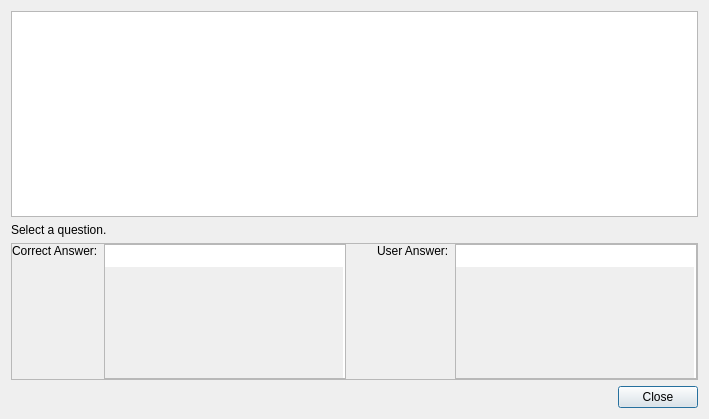
<?xml version="1.0" encoding="UTF-8"?>
<ui version="4.0">
 <class>QuestionReviewDialog</class>
 <widget class="QDialog" name="QuestionReviewDialog">
  <property name="geometry">
   <rect>
    <x>0</x>
    <y>0</y>
    <width>709</width>
    <height>419</height>
   </rect>
  </property>
  <property name="windowTitle">
   <string>Question Review</string>
  </property>
  <layout class="QVBoxLayout" name="verticalLayout">
   <item>
    <widget class="QTreeView" name="questions">
     <property name="sizePolicy">
      <sizepolicy hsizetype="Expanding" vsizetype="Expanding">
       <horstretch>0</horstretch>
       <verstretch>12</verstretch>
      </sizepolicy>
     </property>
    </widget>
   </item>
   <item>
    <widget class="QLabel" name="labelQuestion">
     <property name="text">
      <string>Select a question.</string>
     </property>
    </widget>
   </item>
   <item>
    <widget class="QFrame" name="frame">
     <property name="sizePolicy">
      <sizepolicy hsizetype="Preferred" vsizetype="Preferred">
       <horstretch>0</horstretch>
       <verstretch>8</verstretch>
      </sizepolicy>
     </property>
     <property name="minimumSize">
      <size>
       <width>0</width>
       <height>100</height>
      </size>
     </property>
     <property name="frameShape">
      <enum>QFrame::StyledPanel</enum>
     </property>
     <property name="frameShadow">
      <enum>QFrame::Raised</enum>
     </property>
     <layout class="QGridLayout" name="gridLayout">
      <property name="leftMargin">
       <number>0</number>
      </property>
      <property name="topMargin">
       <number>0</number>
      </property>
      <property name="rightMargin">
       <number>0</number>
      </property>
      <property name="bottomMargin">
       <number>0</number>
      </property>
      <item row="0" column="1">
       <widget class="QPlainTextEdit" name="correctAnswer">
        <property name="undoRedoEnabled">
         <bool>false</bool>
        </property>
        <property name="readOnly">
         <bool>true</bool>
        </property>
        <property name="backgroundVisible">
         <bool>true</bool>
        </property>
       </widget>
      </item>
      <item row="0" column="4">
       <widget class="QPlainTextEdit" name="userAnswer">
        <property name="undoRedoEnabled">
         <bool>false</bool>
        </property>
        <property name="readOnly">
         <bool>true</bool>
        </property>
        <property name="backgroundVisible">
         <bool>true</bool>
        </property>
       </widget>
      </item>
      <item row="0" column="3" alignment="Qt::AlignTop">
       <widget class="QLabel" name="label">
        <property name="text">
         <string>User Answer:</string>
        </property>
       </widget>
      </item>
      <item row="0" column="0" alignment="Qt::AlignTop">
       <widget class="QLabel" name="label_2">
        <property name="text">
         <string>Correct Answer:</string>
        </property>
       </widget>
      </item>
      <item row="0" column="2">
       <spacer name="horizontalSpacer">
        <property name="orientation">
         <enum>Qt::Horizontal</enum>
        </property>
        <property name="sizeHint" stdset="0">
         <size>
          <width>40</width>
          <height>20</height>
         </size>
        </property>
       </spacer>
      </item>
     </layout>
    </widget>
   </item>
   <item>
    <widget class="QDialogButtonBox" name="buttonBox">
     <property name="orientation">
      <enum>Qt::Horizontal</enum>
     </property>
     <property name="standardButtons">
      <set>QDialogButtonBox::Close</set>
     </property>
    </widget>
   </item>
  </layout>
 </widget>
 <resources/>
 <connections>
  <connection>
   <sender>buttonBox</sender>
   <signal>accepted()</signal>
   <receiver>QuestionReviewDialog</receiver>
   <slot>accept()</slot>
   <hints>
    <hint type="sourcelabel">
     <x>248</x>
     <y>254</y>
    </hint>
    <hint type="destinationlabel">
     <x>157</x>
     <y>274</y>
    </hint>
   </hints>
  </connection>
  <connection>
   <sender>buttonBox</sender>
   <signal>rejected()</signal>
   <receiver>QuestionReviewDialog</receiver>
   <slot>reject()</slot>
   <hints>
    <hint type="sourcelabel">
     <x>316</x>
     <y>260</y>
    </hint>
    <hint type="destinationlabel">
     <x>286</x>
     <y>274</y>
    </hint>
   </hints>
  </connection>
 </connections>
</ui>
